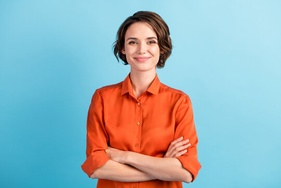
#> input picture ocv_eg/per.jpg, 281 x 188 px, shrunk from 540 x 360 before the run, found by its file name
$ python feature_match.py   (older library calls are emulated)
#> lines starting #> are read from the running program, lines starting #| are printed output that depends on the picture; pictures that were not available may be replaced by others from this repository, and a replacement may not be noted
from cv2 import SIFT
import numpy as np
import cv2
import matplotlib.pyplot as plt
# %matplotlib inline

#reading images in grayscale format
image1 = cv2.imread('per.jpg',0)
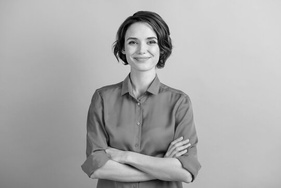
#> image1: shape (188, 281); min 0, max 237, mean 170.8
image2 = cv2.imread('Rotate.jpg',0)
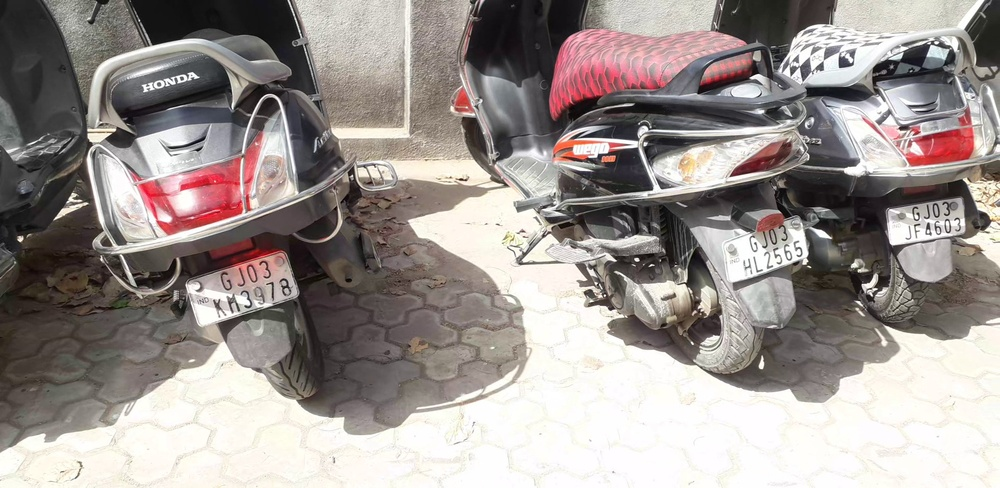
#> input picture ocv_eg/13-04-2022 10:08:39.jpg, 1000 x 488 px, shrunk from 1920 x 936 before the run, given in place of Rotate.jpg, which was not available
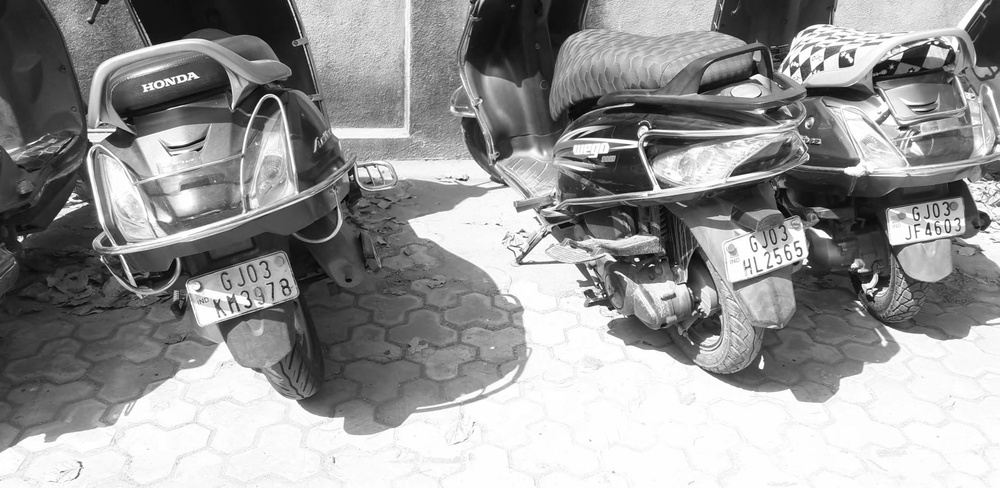
#> image2: shape (488, 1000); min 0, max 255, mean 150.1

#finding out the keypoints and their descriptors
# kp1,ds1 = cv2.detectAndCompute(image1,None)
kp1 , ds1 = cv2.SIFT().detectAndCompute(image1, None)
#> kp1 = 139 keypoints; strongest (x, y, size): (160, 64, 5.5), (142, 17, 9.7), (126, 63, 2.6), (143, 31, 11.5)
kp2 , ds2 = cv2.SIFT().detectAndCompute(image2, None)
#> kp2 = 2664 keypoints; strongest (x, y, size): (20, 239, 3.9), (821, 234, 6.3), (461, 179, 2.1), (645, 144, 2.5)
#> (the run stopped early here; a loop or call above may not have finished)
